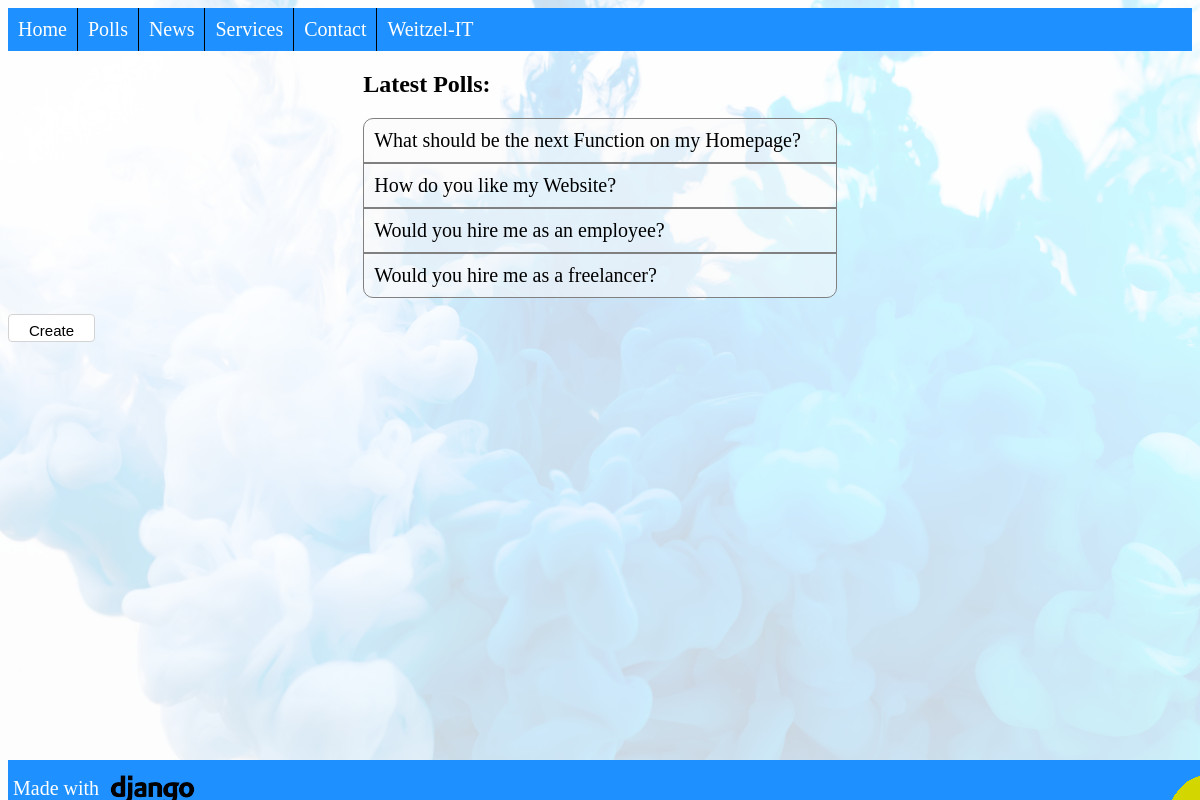
Screenshot of /polls/ with the database file from the repository.
### polls/models.py (models this page shows, shortened)
class Question(models.Model):
    question_text = models.CharField(max_length=200)
    pub_date = models.DateTimeField("date published", default=timezone.now())

### polls/views.py (the view)
# urls.py: path("", views.IndexView.as_view(), name="index"),
class IndexView(generic.ListView):
    template_name = "polls/index.html"
    context_object_name = "latest_question_list"
    def get_queryset(self):
        return Question.objects.filter(pub_date__lte=timezone.now()).order_by("-pub_date")[:5]

### polls/templates/polls/index.html
{% extends "base.html" %}
{% block content %}
{% load static %}
<link rel="stylesheet" type="text/css" href="{% static "polls/style.css" %}">
{% if latest_question_list %}
    <h2 class="pollsindex">Latest Polls:</h2>
    <ul class="pollsindex">
    {% for question in latest_question_list %}
        <li class="pollsindex"><a class="pollsindex" href="{% url "polls:detail" question.id %}">{{ question.question_text }}</a></li>
    {% endfor %}
    </ul>
{% else %}
    <p>No polls are available.</p>
{% endif %}
<a class="button" id="pollsindex-create" href="{% url "polls:create" 3 %}"> Create </a>
{% endblock %}

### pages/static/pages/base_style.css (style rules this page uses)
body { background-repeat: no-repeat; background-attachment: fixed; }

### polls/static/polls/style.css (style rules this page uses)
h2 { margin-left: 30%; }
li a.pollsindex { color: black; padding: 10px; list-style-type: none; text-decoration: none; font-size: 20px; display: block; }
li.pollsindex { border-top: 1px solid grey; border-bottom: 1px solid grey; }
li.pollsindex:first-child { border-top: none; border-top-right-radius: 10px; border-top-left-radius: 10px; }
li.pollsindex:last-child { border-bottom: none; border-bottom-right-radius: 10px; border-bottom-left-radius: 10px; }
ul.pollsindex { list-style-type: none; padding: 0; margin-left: 30%; margin-right: 30%; background-color: rgba(250,250,250,0.5); border-radius: 10px; border-top: 1px solid grey; border-bottom: 1px solid grey; border-right: 1px solid grey; border-left: 1px solid grey; }
a.button { background-color: white; color: black; padding: 20px; padding-top: 7px; padding-bottom: 2px; text-align: center; text-decoration: none; display: inline-block; font-size: 15px; cursor: pointer; font-family: Helvetica; border-radius: 4px; border: 1px solid lightgrey; }

### rows the page displays
Question: question_text "What should be the next Function on my Homepage?"
Question: question_text "How do you like my Website?"
Question: question_text "Would you hire me as an employee?"
Question: question_text "Would you hire me as a freelancer?"
